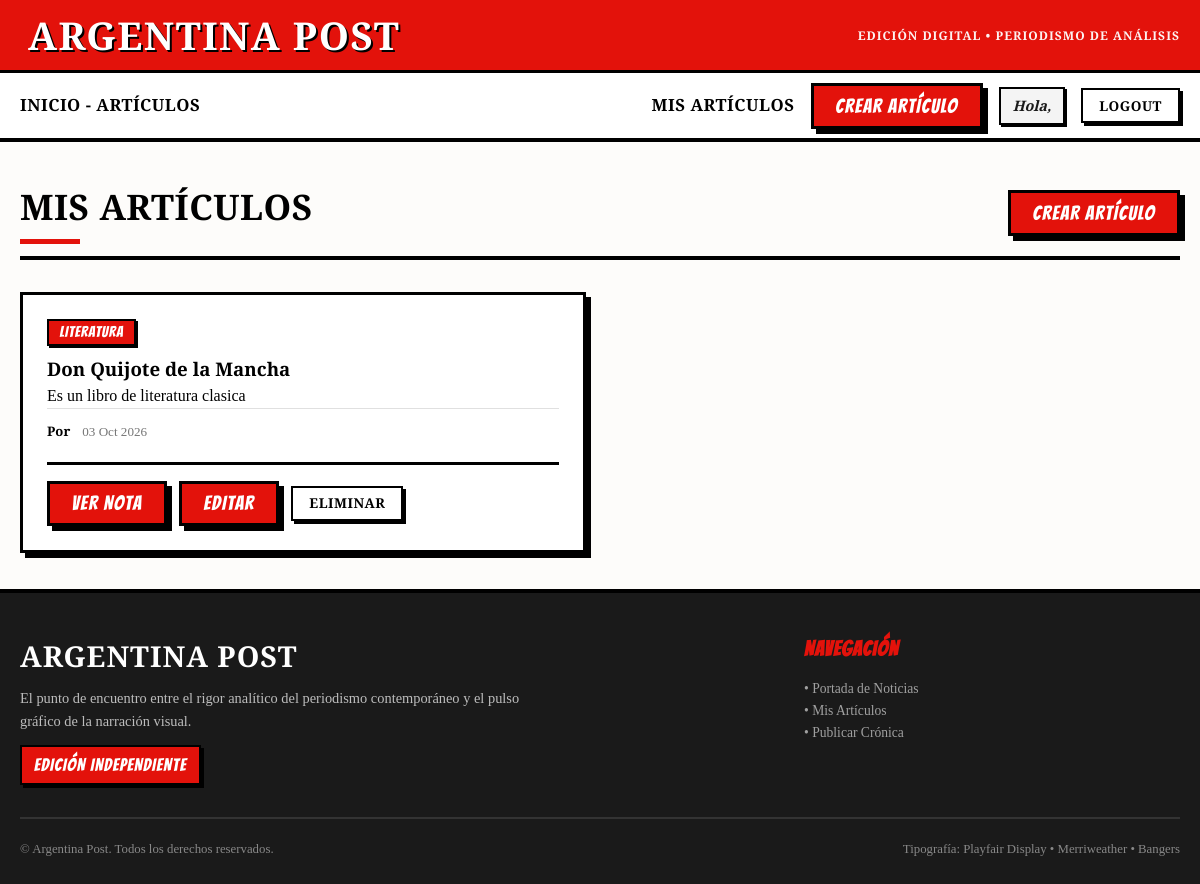
Page /articulos/mis-articulos/ (signed in) on the earlier database version.
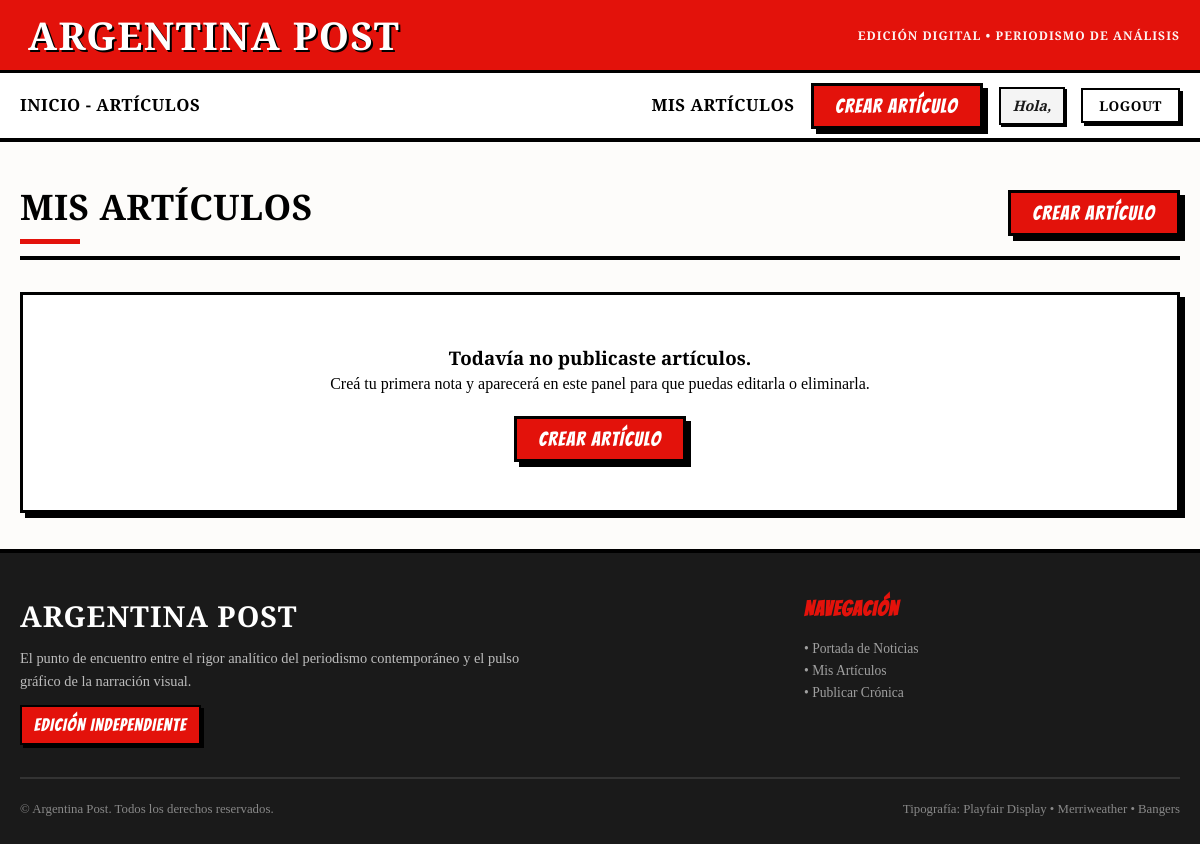
Same page on the later database version.
### articles/models.py (models this page shows, shortened)
class Articulos(models.Model):
    title = models.CharField(max_length=200)
    subtitle = models.CharField(max_length = 200, blank=True)
    content = models.TextField()
    opcional_content = models.TextField(blank=True,null=True)
    author = models.ForeignKey(User,on_delete=models.CASCADE)
    category = models.ForeignKey(Categoria,on_delete = models.CASCADE)
    crated_at =models.DateTimeField(auto_now_add=True)
    class Meta:
        verbose_name = "Articulo"
        verbose_name_plural = "Articulos"

class Categoria(models.Model):
    name = models.CharField(max_length=100)

### articles/views.py (the view)
# urls.py: path('mis-articulos/', MisArticulosView.as_view(), name='mis-articulos'),
class MisArticulosView(LoginRequiredMixin, ListView):
    model = Articulos
    template_name = 'articles/mis_articulos.html'
    context_object_name = 'articulos'
    def get_queryset(self):
        return Articulos.objects.filter(author=self.request.user).order_by('-crated_at')

### articles/templates/articles/mis_articulos.html (shortened to what this page needs)
{% extends 'base.html' %}
{% load static %}
{% block extra_css %}
<link rel="stylesheet" href="{% static 'articles/css/style.css' %}">
{% endblock extra_css %}
{% block content %}
<section class="portada-header">
    <h2 class="portada-titulo">Mis Artículos</h2>
    <a href="{% url 'articles:crear' %}" class="btn-comic">Crear Artículo</a>
</section>
{% if articulos %}
<div class="grid-mis-articulos">
    {% for articulo in articulos %}
    <article class="tarjeta-articulo">
        {% if articulo.category %}
        <div class="articulo-categoria-wrapper">
            <span class="badge-comic">{{ articulo.category.name }}</span>
        </div>
        {% endif %}
        <h3 class="articulo-titulo">
            <a href="{% url 'articles:detalle' articulo.pk %}">
                {{ articulo.title }}
            </a>
        </h3>
        {% if articulo.subtitle %}
        <p class="articulo-subtitulo">{{ articulo.subtitle }}</p>
        {% endif %}
        <div class="articulo-meta">
            <span class="articulo-autor">Por {{ articulo.author.first_name }} {{ articulo.author.last_name }}</span>
            {% if articulo.crated_at %}
            <span class="articulo-fecha">{{ articulo.crated_at|date:"d M Y" }}</span>
            {% endif %}
        </div>
        <div class="tarjeta-acciones">
            <a href="{% url 'articles:detalle' articulo.pk %}" class="btn-comic">Ver Nota</a>
            <a href="{% url 'articles:editar' articulo.pk %}" class="btn-comic">Editar</a>
            <a href="{% url 'articles:eliminar' articulo.pk %}" class="btn-sober">Eliminar</a>
        </div>
    </article>
    {% endfor %}
</div>
{% else %}
<div class="tarjeta-articulo tarjeta-vacia">
    <h3 class="articulo-titulo">Todavía no publicaste artículos.</h3>
    <p class="articulo-subtitulo">Creá tu primera nota y aparecerá en este panel para que puedas editarla o eliminarla.</p>
    <div class="tarjeta-acciones tarjeta-acciones-centrado">
        <a href="{% url 'articles:crear' %}" class="btn-comic">Crear Artículo</a>
    </div>
</div>
{% endif %}
{% endblock content %}

Differences in the rows shown:
removed Articulos: category.name "LITERATURA", title "Don Quijote de la Mancha", subtitle "Es un libro de literatura clasica", crated_at "03 Oct 2026"
Other differences:
text now shown: "Todavía no publicaste artículos. Creá tu primera nota y aparecerá en este panel para que puedas editarla o eliminarla. CREAR ARTÍCULO"
